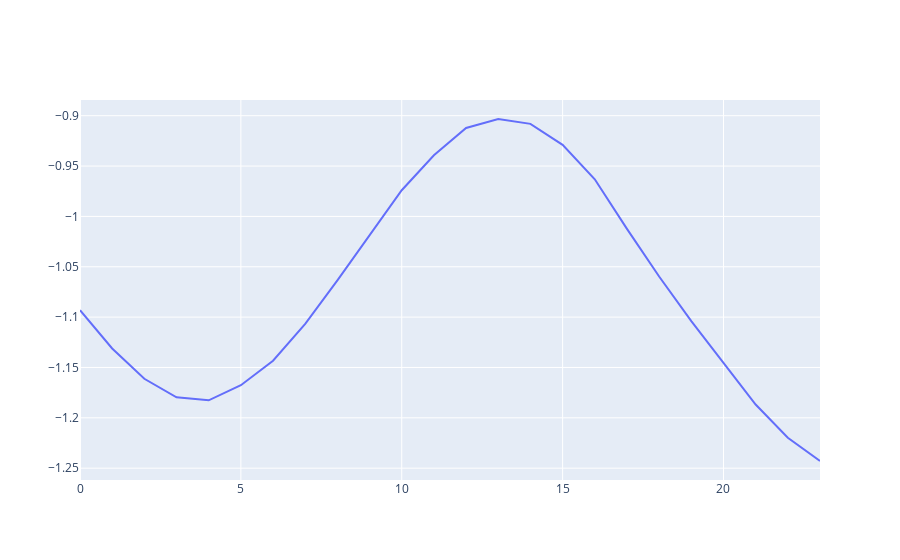

Write notebook code for a chart like this one.
### Code cell
fig = go.Figure([go.Scatter(y=preds[0,:,0])])
fig.show()

### Figure 1 — Plotly figure (JSON) as saved in the notebook; plotly's stock layout.template omitted (floating-point values rounded to 4 significant figures)
{"data": [{"type": "scatter", "y": [-1.093, -1.131, -1.161, -1.18, -1.183, -1.168, -1.143, -1.107, -1.064, -1.018, -0.974, -0.9392, -0.9122, -0.9033, -0.9081, -0.929, -0.9631, -1.012, -1.06, -1.104, -1.146, -1.187, -1.22, -1.243]}], "layout": {}}
